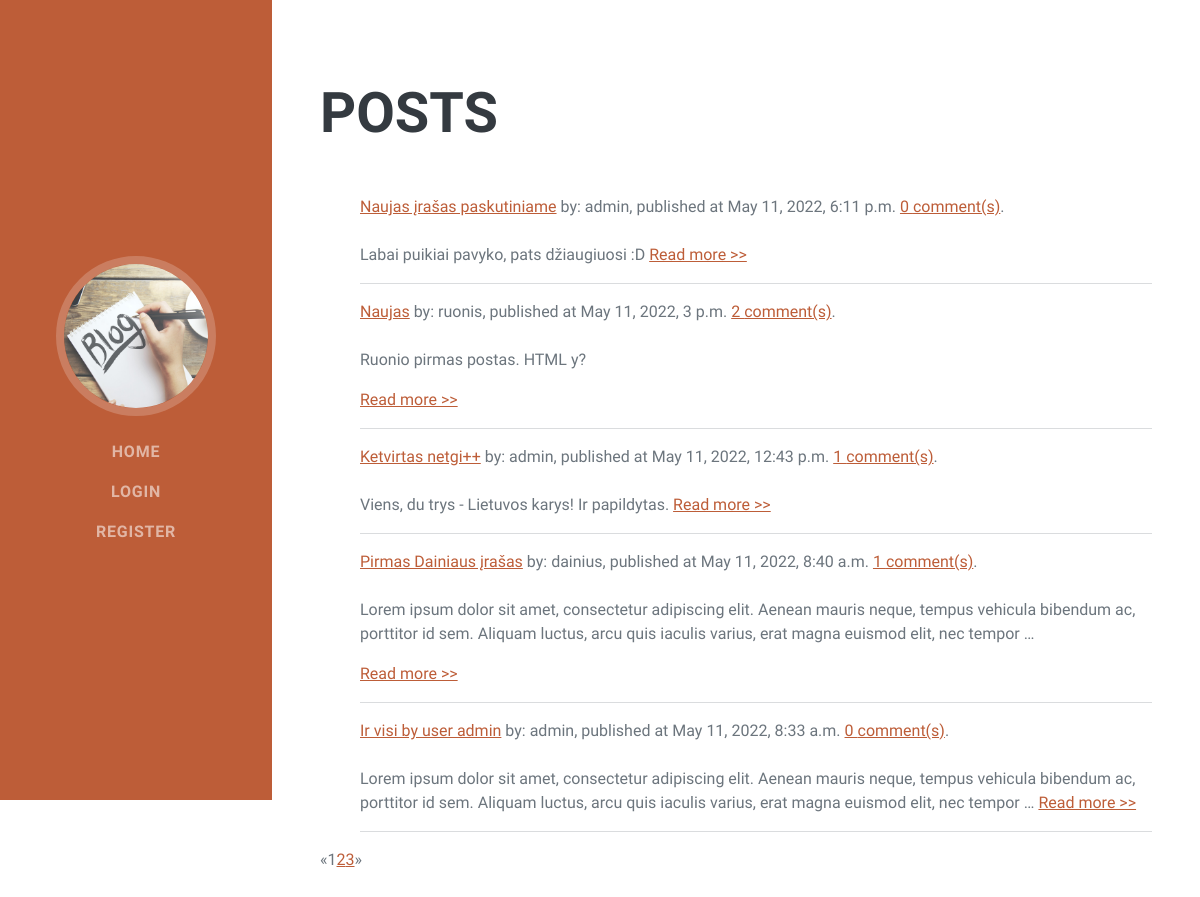
Screenshot of /blog/ with the database file from the repository.
### blog/models.py (models this page shows, shortened)
class BlogPost(models.Model):
  post_title = models.CharField('Post tile', max_length=500, null=True)
  post_author = models.ForeignKey(User, on_delete=models.SET_NULL, null=True)
  pub_time = models.DateTimeField('Publication time', auto_now_add=True, null=True, blank=True)
  post_text = HTMLField()
  class Meta:
      verbose_name = 'Post'
      verbose_name_plural = 'Posts'
  @property
  def comment_count(self):
      comments = Comment.objects.filter(comment_post_id=self.id)
      count = 0
      for row in comments:
          count += 1
      return count

### blog/views.py (the view)
# urls.py: path('', views.index, name='index'),
def index(request):
    post_list = list(reversed(BlogPost.objects.all()))
    page = request.GET.get('page', 1)
    paginator = Paginator(post_list, 5)
    try:
        posts = paginator.page(page)
    except PageNotAnInteger:
        posts = paginator.page(1)
    except EmptyPage:
        posts = paginator.page(paginator.num_pages)
    return render(request, 'index.html', {'posts': posts})

### blog/templates/index.html (shortened to what this page needs)
{% extends "base.html" %}
{% block content %}
<section class="resume-section" id="skills">
  <div class="resume-section-content">
    <h2 class="mb-5">Posts</h2>
    {% if posts %}
    <ul class="fa-ul mb-0">
      {% for post in posts %}
        <li class="mt-2">
          <a href="{{ post.id }}">{{post.post_title }}</a> by: {{ post.post_author }}, published at {{ post.pub_time}} <a href="{{ post.id }}#commentsection">{{ post.comment_count}} comment(s)</a>.
        </li>
        <div class="mb-3 mt-4">
          {{post.post_text|truncatewords_html:30|safe}} <a href="{{ post.id }}">Read more >></a>
        </div>
        <hr>
      {% endfor %}
    </ul>
    <div class="pagination">
      {% if posts.has_other_pages %}
      <ul class="pagination">
        {% if posts.has_previous %}
          <li><a href="?page={{ posts.previous_page_number }}">&laquo;</a></li>
        {% else %}
          <li class="disabled"><span>&laquo;</span></li>
        {% endif %}
        {% for i in posts.paginator.page_range %}
          {% if posts.number == i %}
            <li class="active"><span>{{ i }} <span class="sr-only">(current)</span></span></li>
          {% else %}
            <li><a href="?page={{ i }}">{{ i }}</a></li>
          {% endif %}
        {% endfor %}
        {% if users.has_next %}
          <li><a href="?page={{ posts.next_page_number }}">&raquo;</a></li>
        {% else %}
          <li class="disabled"><span>&raquo;</span></li>
        {% endif %}
      </ul>
      {% endif %}
    </div>
    {% else %}
      <p>You are looking for love in Alderaan places.</p>
    {% endif %}
  </div>
</section>
{% endblock %}

### rows the page displays
BlogPost: post_title "Naujas įrašas paskutiniame", post_author "admin", pub_time "May 11, 2022, 6:11 p.m.", comment_count "0", post_text "Labai puikiai pavyko, pats džiaugiuosi :D"
BlogPost: post_title "Naujas", post_author "ruonis", pub_time "May 11, 2022, 3 p.m.", comment_count "2", post_text "Ruonio pirmas postas. HTML y?"
BlogPost: post_title "Ketvirtas netgi++", post_author "admin", pub_time "May 11, 2022, 12:43 p.m.", comment_count "1", post_text "Viens, du trys - Lietuvos karys! Ir papildytas."
BlogPost: post_title "Pirmas Dainiaus įrašas", post_author "dainius", pub_time "May 11, 2022, 8:40 a.m.", comment_count "1", post_text "Lorem ipsum dolor sit amet, consectetur adipiscing elit. Aenean mauris neque, tempus vehicula bibendum ac, porttitor id sem. Aliquam luctus, arcu quis iaculis varius, erat magna euismod elit, nec tempor …"
BlogPost: post_title "Ir visi by user admin", post_author "admin", pub_time "May 11, 2022, 8:33 a.m.", comment_count "0", post_text "Lorem ipsum dolor sit amet, consectetur adipiscing elit. Aenean mauris neque, tempus vehicula bibendum ac, porttitor id sem. Aliquam luctus, arcu quis iaculis varius, erat magna euismod elit, nec tempor …"

### other values shown
{{ i }} "1"
{{ i }} "2" "3"
